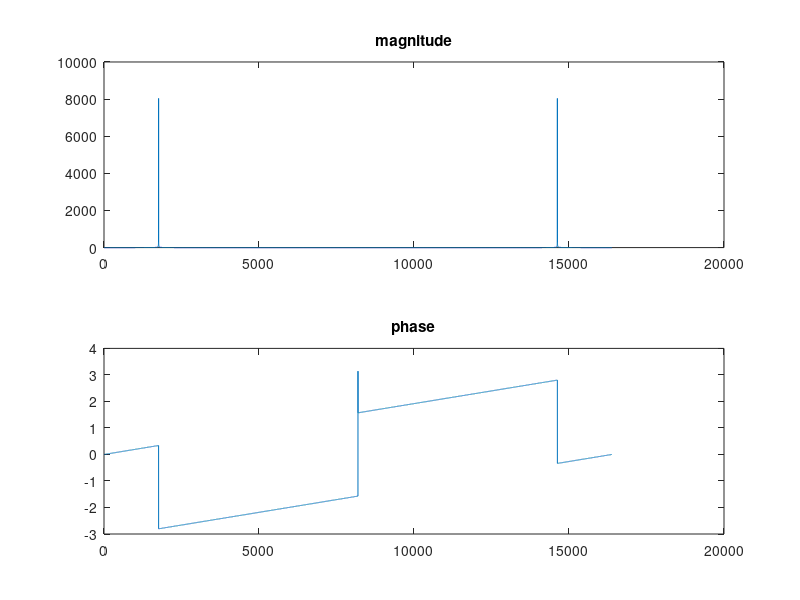

Reproduce this figure in MATLAB.
fc=880;
fs=8192;
t=linspace(0,2,2*fs);
x=cos(2*pi*fc*t);
% plot(t,x)

dft=fft(x);
dft_mag=abs(dft);
dft_phase=angle(dft);
subplot(2,1,1);
plot(dft_mag);
title('magnitude')
subplot(2,1,2)
plot(dft_phase)
title('phase')